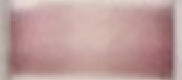
#> input picture Spe15_interpolation/data/raw/0.1ng_Cockroach_ctrl_img01.png, 182 x 80 px; its folder holds only this picture in this run
$ python crop_resize.py
#> lines starting #> are read from the running program, lines starting #| are printed output that depends on the picture
#> in main, img is the input picture: shape (80, 182, 3); mean B, G, R 154.5, 156.5, 189.3
import os
import cv2
import numpy as np

def resize_and_crop_stripe(img, crop_top=2, crop_bottom=2, crop_left=5, crop_right=5, target_size=(128, 64)):
    """
    Crop edges and resize image to target size.
    Args:
        img: Original image as numpy array
        crop_top, crop_bottom, crop_left, crop_right: Pixels to crop from each side
        target_size: Final size (height, width)
    Returns:
        Processed image
    """
#> called with crop_top = 1, crop_bottom = 1, crop_left = 5, crop_right = 5, target_size = (128, 256)
    h, w = img.shape[:2]
#> h = 80; w = 182
    cropped = img[crop_top:h - crop_bottom, crop_left:w - crop_right]
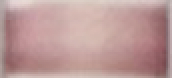
#> cropped: shape (78, 172, 3); mean B, G, R 152, 153.8, 188.4
    resized = cv2.resize(cropped, (target_size[1], target_size[0]), interpolation=cv2.INTER_AREA)
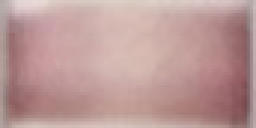
#> resized: shape (128, 256, 3); mean B, G, R 152, 153.8, 188.3
    return resized

def main():
    input_folder = "raw"
    output_folder = "resized"
    os.makedirs(output_folder, exist_ok=True)

    # Parameters
    crop_top = 1
    crop_bottom = 1
    crop_left = 5
    crop_right = 5
    target_size = (128, 256)  # (height, width)

    # Supported image formats
    image_extensions = (".png", ".jpg", ".jpeg")

    for filename in os.listdir(input_folder):
        if not filename.lower().endswith(image_extensions):
            continue
        img_path = os.path.join(input_folder, filename)
        img = cv2.imread(img_path)
        if img is None:
            print(f"Warning: Could not read image {img_path}")
            continue

        processed_img = resize_and_crop_stripe(
            img,
            crop_top=crop_top,
            crop_bottom=crop_bottom,
            crop_left=crop_left,
            crop_right=crop_right,
            target_size=target_size
        )

        out_path = os.path.join(output_folder, filename)
        cv2.imwrite(out_path, processed_img)

    print(f"✅ Done processing. Output saved to: {output_folder}")

main()

$ run again, on Spe15_interpolation/data/raw/0.1ng_DerF_ctrl_img04.png
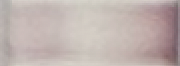
#> input picture Spe15_interpolation/data/raw/0.1ng_DerF_ctrl_img04.png, 180 x 66 px
#> in main, img is the input picture: shape (66, 180, 3); mean B, G, R 175, 178.8, 192
#> in resize_and_crop_stripe, `resized = cv2.resize(cropped, (target_size[1], target_size[0]), interp..`:
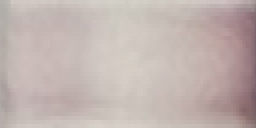
#> resized: shape (128, 256, 3); mean B, G, R 176, 180.1, 193.4

$ run again, on Spe15_interpolation/data/raw/0.1ng_Cockroach_ctrl_img02.png
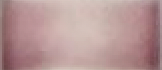
#> input picture Spe15_interpolation/data/raw/0.1ng_Cockroach_ctrl_img02.png, 162 x 70 px
#> in main, img is the input picture: shape (70, 162, 3); mean B, G, R 149.7, 150.6, 182.4
#> in resize_and_crop_stripe, `cropped = img[crop_top:h - crop_bottom, crop_left:w - crop_right]`:
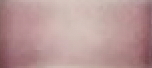
#> cropped: shape (68, 152, 3); mean B, G, R 151.4, 152.4, 184.6
#> in resize_and_crop_stripe, `resized = cv2.resize(cropped, (target_size[1], target_size[0]), interp..`:
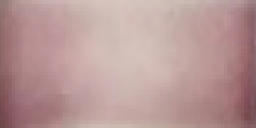
#> resized: shape (128, 256, 3); mean B, G, R 151.4, 152.4, 184.6
